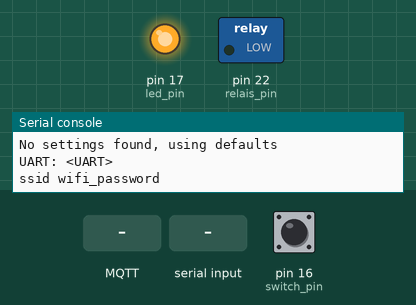
Simulated run of this program. Board: MicroPython board. Parts: switched loads named in the program (green lamp = pin HIGH), output pins drawn as LEDs (lit = HIGH), the last lines printed to the serial console. The test bench sets the inputs (shaded band); at power-on: pin 16 (switch_pin) HIGH. WiFi joins after 1.5 s; no MQTT or app messages arrive unless stated; files that are not in the repository are absent; the clock reads 2024-03-15 10:24:30 at power-on unless the program sets it; library files of the repository ran but are not shown: 1 file(s).

Above: at 0.11 s.
At 2.8 s:
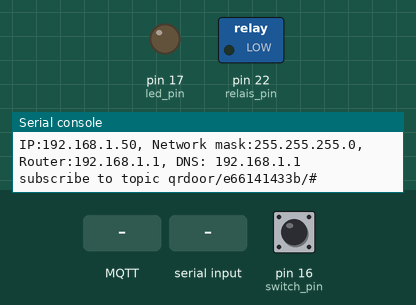
2.9 s: pin 16 (switch_pin) pulled LOW for 0.15 s
4.5 s: MQTT message "qrdoor/" arrives on the first subscribed topic
6.0 s: "qrdoor/\n" received over the second serial link
7.5 s: MQTT message "1" arrives on the first subscribed topic
9.0 s: "0\n" received over the second serial link
10.5 s: MQTT message "on" arrives on the first subscribed topic
Timing chart, 0 to 13.0 s (numbered marks = the images above; inputs shaded):
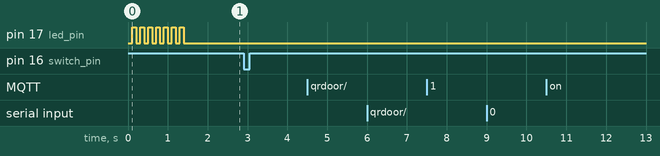

The program:

main.py
```python
# Bibliotheken laden
from machine import UART, Pin, unique_id, reset
import sys
import network
from umqtt.robust2 import MQTTClient
import utime
import ujson
import time

def connectMQTT(device_id):
    """
    does all the MQTT setup
    """
    client = MQTTClient(
        client_id=b"QRDOOR_" + device_id,
        server=settings["mqtt_server"].encode("utf-8"),
        port=settings["mqtt_port"],
        user=settings["mqtt_user"].encode("utf-8"),
        password=settings["mqtt_password"].encode("utf-8"),
        keepalive=settings["mqtt_keepalive"],
        ssl=settings["mqtt_ssl"],
        ssl_params=settings["mqtt_serial_params"],
    )
    client.connect()
    client.set_callback(subscribe)
    topic = "qrdoor/" + device_id + "/#"
    client.subscribe(topic)
    print("subscribe to topic", topic)
    return client

def subscribe(topic, msg, retain, dup ):
    '''
    handle the received topic
    '''

    global device_id, last_watchdog_rcv
    topic = topic.decode("utf-8")
    msg = msg.decode("utf-8")
    print("topic", topic, msg)
    last_watchdog_rcv=time.time()
    if topic == "qrdoor/" + device_id + "/open":
        try:
            seconds = int(msg)
            if seconds < 6 and seconds > 0:
                set_relais(seconds)
        except:
            pass
    if topic == "qrdoor/" + device_id + "/reset":
        print("MQTT Remote Reboot")
        reset() # brute force error handling..

def set_relais(seconds):
    '''
    turns on the both output for indicator led and relais output for given seconds, if less 6 secs to avoid permanent power output
    '''
    global output_switch_time_ticks, relais, led
    output_switch_time_ticks = utime.ticks_add(utime.ticks_ms(), seconds * 1000)
    relais_pin.value(1)
    led_pin.value(1)
    print("ON for relay and LED")


def control_relais():
    '''
    checks the on time and switches off again when time is reached
    '''
    global output_switch_time_ticks, relais, led
    if (
        output_switch_time_ticks > 0
        and utime.ticks_diff(output_switch_time_ticks, utime.ticks_ms()) > 0
    ):
        return
    if output_switch_time_ticks > 0:
        relais_pin.value(0)
        led_pin.value(0)
        output_switch_time_ticks = 0
        print("OFF for relay and LED")


# reads the settings file
try:
    with open("settings.json", encoding="utf-8") as fin:
        settings = ujson.load(fin)
        print("settings loaded from file")
except:
    print("No settings found, using defaults")
    settings = {
        "wlan_ssid": "ssid",
        "wlan_password": "wifi_password",
        "mqtt_server": "mqtt_server",
        "mqtt_port": 0,
        "mqtt_user": "mqtt_user",
        "mqtt_password": "mqtt_password",
        "mqtt_keepalive": 7200,
        "mqtt_ssl": False,
        "mqtt_serial_params": {},
    }

relais_pin = Pin(22, Pin.OUT)
led_pin = Pin(17, Pin.OUT)
switch_pin = Pin(16, Pin.IN, pull=Pin.PULL_UP)
rx_pin=Pin(21)
tx_pin=Pin(20)
uart_id=1

output_switch_time_ticks = 0

# calculate the device id
s = unique_id()
device_id = ""
for b in s:
    device_id += hex(b)[2:]


# UART0 initialization
uart = UART(uart_id, baudrate=9600, tx=tx_pin, rx=rx_pin, bits=8, parity=None, stop=1)
print("UART:", uart)

wlan = network.WLAN(network.STA_IF)
wlan.active(True)
wlan.config(pm=0xA11140)  # Diable powersave mode
print(settings["wlan_ssid"], settings["wlan_password"])
wlan.connect(settings["wlan_ssid"], settings["wlan_password"])


# Note that this may take some time, so we need to wait
# Wait 5 sec or until connected
tmo = 50
while not wlan.isconnected():
    utime.sleep_ms(100)
    led_pin.toggle()
    tmo -= 1
    if tmo == 0:
        break

# check if the station is connected to an AP
if wlan.isconnected():
    print("=== Station Connected to WiFi \n")
    config = wlan.ifconfig()
    led_pin.value(0)
    print("IP:{0}, Network mask:{1}, Router:{2}, DNS: {3}".format(*config))
else:
    print("wifi connection failed")
    utime.sleep(10)
    led_pin.value(1)
    reset()


client = connectMQTT(device_id)

# uart input buffer
line = ""

last_switch_state = False
watchdog_interval= 6 # defines the time between two watchdog messages
watchdog_nr_of_fails = 3 # defines the trigger level, how many times a message can fail before the system resets
last_watchdog_rcv=time.time()
last_watchdog_send=0
try:
    client.publish("qrdoor/" + device_id + "/start", "1")
    while True:
        actual_time_secs=time.time()
        # read the switch
        switch_state = switch_pin.value() != 1
        if switch_state and not last_switch_state:  # raising switch event
            last_switch_state = True
            client.publish("qrdoor/" + device_id + "/button", "on")
            print("button raising edge")
        if not switch_state and last_switch_state:  # raising switch event
            client.publish("qrdoor/" + device_id + "/button", "off")
            print("button falling edge")
        last_switch_state = switch_state
        # print("switch", switch_state)
        if last_watchdog_send + watchdog_interval <= actual_time_secs:
            client.publish("qrdoor/" + device_id + "/watchdog", str(actual_time_secs))
            last_watchdog_send = actual_time_secs
        if last_watchdog_rcv + watchdog_nr_of_fails * watchdog_interval < actual_time_secs:
            print("Watchdog trigger, Reboot: ")
            reset() # brute force error handling..
        control_relais()
        client.check_msg()
        rxData = uart.readline()
        if rxData:
            print("bin",rxData)
            rxData = rxData.decode("utf-8")
            print("as str\"",rxData,"\"")
            rxChars=rxData
            line += rxChars.strip() ##add wthout eol
            print("linebuffer",line)
            if rxData[-1:]== "\r": # the QRCode reader sent
                print(line)
                # publish as MQTT payload
                client.publish("qrdoor/" + device_id + "/code", line)
                line = ""


except Exception as ex:
    text=str(ex)
    print("System Error, Reboot: ",text)
    reset() # brute force error handling..
```
